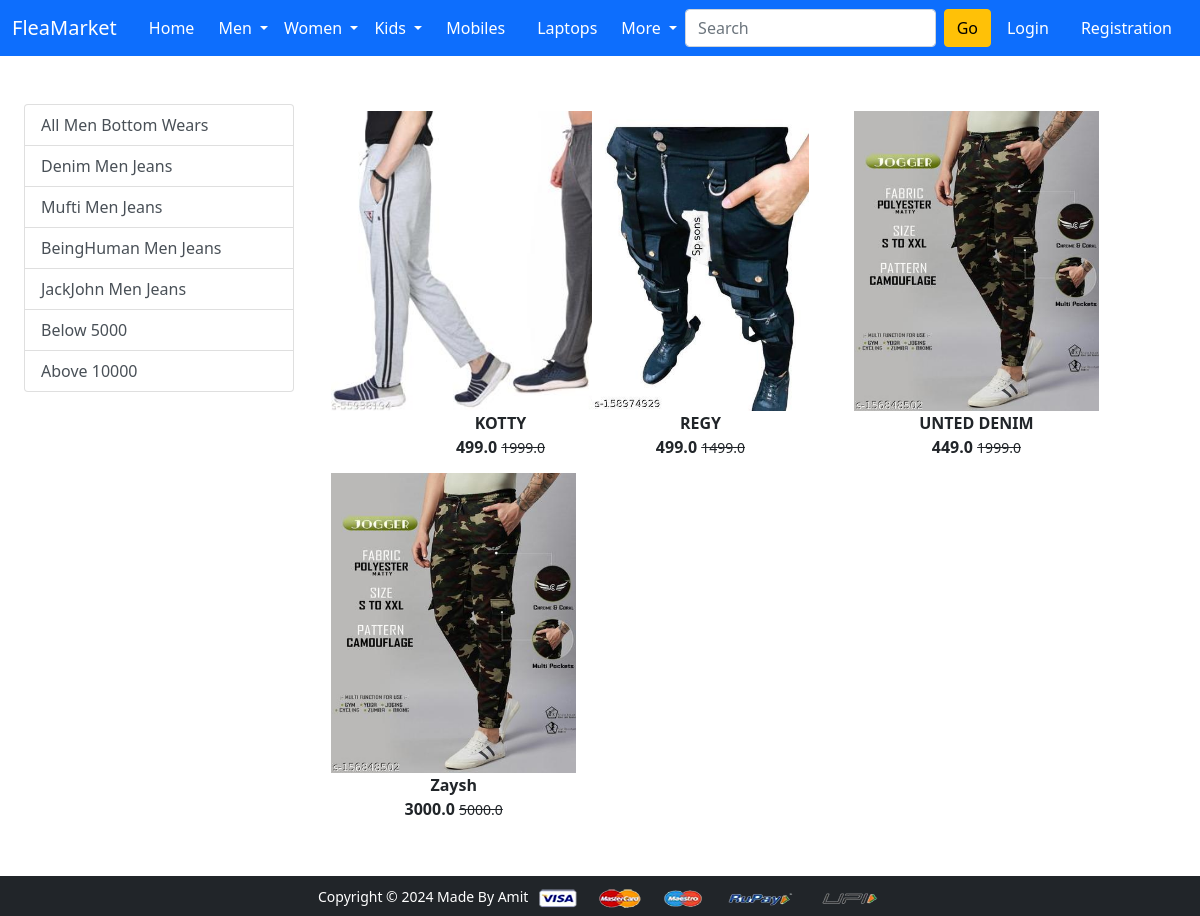
The page /menbottomwear/ on the database its author committed.
### app/models.py (models this page shows, shortened)
class Product(models.Model):
    title = models.CharField(max_length=100)
    selling_price = models.FloatField()
    discounted_price = models.FloatField()
    description = models.TextField()
    brand = models.CharField(max_length=100)
    category = models.CharField(choices=CATEGORY_CHOICES, max_length=2)
    product_image = models.ImageField(upload_to="productimage")

### app/views.py (the view)
# urls.py: path("menbottomwear/", views.menbottomwear, name="menbottomwear"),
def menbottomwear(request, data=None):
   if data == None:
      menbottomwears = Product.objects.filter(category='MB')
   elif data == 'Denim' or data == 'Mufti' or data == 'BeingHuman' or data == 'JackJohn':
      menbottomwears = Product.objects.filter(category='MB').filter(brand=data)
   elif data == 'Below':
      menbottomwears = Product.objects.filter(category='MB').filter(discounted_price__lt=10000)
   elif data == 'Above':
      menbottomwears = Product.objects.filter(category='MB').filter(discounted_price__gt=30000)
   return render(request, 'app/menbottomwear.html', {'menbottomwears':menbottomwears})

### app/templates/app/menbottomwear.html (shortened to what this page needs)
{% extends 'app/base.html' %}
{% load static %}
{% block main-content %}
<div class="container-fluid my-5">
  <div class="row">
    <div class="col-sm-3">
      <div class="list-group">
        <a
          href="{% url 'menbottomwear' %}"
          class="list-group-item list-group-item-action"
          area-current="true"
          >All Men Bottom Wears</a
        >
        <a
          href="{% url 'menbottomweardata' 'Denim' %}"
          class="list-group-item list-group-item-action"
          area-current="true"
          >Denim Men Jeans</a
        >
        <a
          href="{% url 'menbottomweardata' 'Mufti' %}"
          class="list-group-item list-group-item-action"
          area-current="true"
          >Mufti Men Jeans</a
        >
        <a
          href="{% url 'menbottomweardata' 'BeingHuman' %}"
          class="list-group-item list-group-item-action"
          area-current="true"
          >BeingHuman Men Jeans</a
        >
        <a
          href="{% url 'menbottomweardata' 'JackJohn' %}"
          class="list-group-item list-group-item-action"
          area-current="true"
          >JackJohn Men Jeans</a
        >
        <a
          href="{% url 'menbottomweardata' 'Below' %}"
          class="list-group-item list-group-item-action"
          area-current="true"
          >Below 5000</a
        >
        <a
          href="{% url 'menbottomweardata' 'Above' %}"
          class="list-group-item list-group-item-action"
          area-current="true"
          >Above 10000</a
        >
      </div>
    </div>
    <div class="col-sm-8">
      <div class="row">
        {% for product in menbottomwears %}
        <div class="col-sm-4 text-center mg-4">
          <a href="{% url 'product-detail' product.id %}" class="btn">
            <div class="item">
              <img
                src="{{product.product_image.url}}"
                alt=""
                height="300"
                class=""
              />
              <div class="fw-bold">{{product.title}}</div>
              <div class="fw-bold">
                {{product.discounted_price}}  <small class="fw-light text-decoration-line-through"
                  >{{product.selling_price}}</small
                >
              </div>
            </div>
          </a>
        </div>
        {% endfor %}
      </div>
    </div>
  </div>
</div>
{% endblock main-content %}

### rows shown on the page
Product: product_image (picture), title "KOTTY", discounted_price "499.0", selling_price "1999.0"
Product: product_image (picture), title "REGY", discounted_price "499.0", selling_price "1499.0"
Product: product_image (picture), title "UNTED DENIM", discounted_price "449.0", selling_price "1999.0"
Product: product_image (picture), title "Zaysh", discounted_price "3000.0", selling_price "5000.0"
